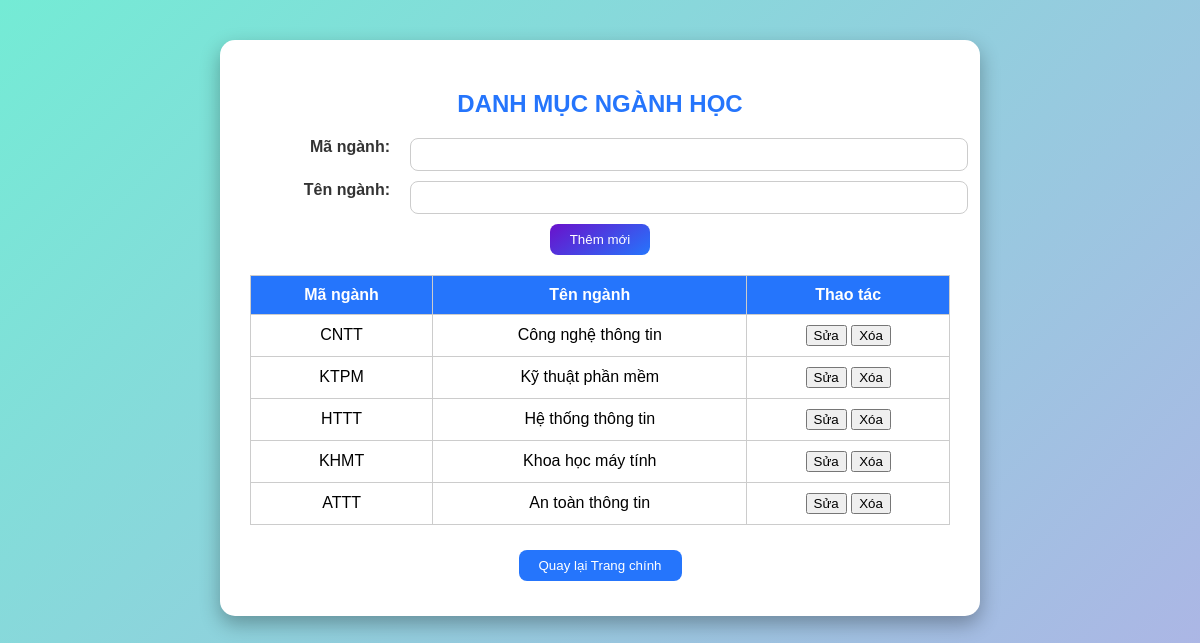
/nganhhoc, run on the app's committed database.
### tables this page shows
CREATE TABLE NGANHHOC (
    MANGANH  TEXT PRIMARY KEY,
    TENNGANH TEXT NOT NULL
);

### app.py (the view)
@Chinh.route('/nganhhoc')
def nganhhoc():
    data = get_db().execute("SELECT MANGANH, TENNGANH FROM NGANHHOC").fetchall()
    return render_template('NganhHoc.html', danhsach=data)

### app.py (called while the page is built)
def get_db():
    if 'db' not in g:
        g.db = sqlite3.connect(DB_PATH)
        g.db.row_factory = sqlite3.Row            # truy cập cột theo tên: row['MSV'] hoặc row.MSV trong Jinja
        g.db.execute("PRAGMA foreign_keys = ON")  # SQLite mặc định không kiểm tra khóa ngoại
    return g.db

### templates/NganhHoc.html (shortened to what this page needs)
<!DOCTYPE html>
<html lang="vi">
<head>
</head>
<body>
<div class="container">
<h2>DANH MỤC NGÀNH HỌC</h2>
<form method="post" action="/them_nganh">
<label>Mã ngành:</label>
<input type="text" name="manganh" required>
<label>Tên ngành:</label>
<input type="text" name="tennganh" required>
<button type="submit" class="btn-small">Thêm mới</button>
</form>
<table>
<tr><th>Mã ngành</th><th>Tên ngành</th><th>Thao tác</th></tr>
{% for n in danhsach %}
<tr>
<td>{{ n.MANGANH }}</td>
<td>{{ n.TENNGANH }}</td>
<td>
<a href="{{ url_for('sua_nganh', manganh=n.MANGANH) }}"><button>Sửa</button></a>
<a href="{{ url_for('xoa_nganh', manganh=n.MANGANH) }}" onclick="return confirm('Xóa ngành này?')"><button>Xóa</button></a>
</td>
</tr>
{% endfor %}
</table>
<div class="actions">
<a href="/quanly"><button>Quay lại Trang chính</button></a>
</div>
</div>
</body>
</html>

### templates/NganhHoc.html (style rules this page uses)
body { font-family:Arial,sans-serif;background:linear-gradient(135deg,#74ebd5 0%,#ACB6E5 100%);margin:0;padding:0; }
.container { width:700px;margin:40px auto;background:#fff;border-radius:15px;box-shadow:0 8px 20px rgba(0,0,0,0.3);padding:30px; }
h2 { text-align:center;color:#2575fc;margin-bottom:20px; }
form { display:grid;grid-template-columns:150px 1fr;gap:10px;margin-bottom:20px; }
label { text-align:right;padding-right:10px;font-weight:bold;color:#333; }
input { padding:8px;border:1px solid #ccc;border-radius:8px;width:100%; }
.btn-small { grid-column:span 2;padding:8px 20px;border:none;border-radius:8px;background:linear-gradient(145deg,#6a11cb,#2575fc);color:#fff;cursor:pointer;width:auto;display:block;margin:0 auto; }
table { width:100%;border-collapse:collapse;margin-top:20px; }
table th,table td { border:1px solid #ccc;padding:10px;text-align:center; }
table th { background:#2575fc;color:#fff; }
.actions { text-align:center;margin-top:20px; }
.actions button,.actions a button { margin:5px;padding:8px 20px;border:none;border-radius:8px;background:#2575fc;color:#fff;cursor:pointer; }

### data on the page
NGANHHOC: MANGANH "CNTT", TENNGANH "Công nghệ thông tin"
NGANHHOC: MANGANH "KTPM", TENNGANH "Kỹ thuật phần mềm"
NGANHHOC: MANGANH "HTTT", TENNGANH "Hệ thống thông tin"
NGANHHOC: MANGANH "KHMT", TENNGANH "Khoa học máy tính"
NGANHHOC: MANGANH "ATTT", TENNGANH "An toàn thông tin"
